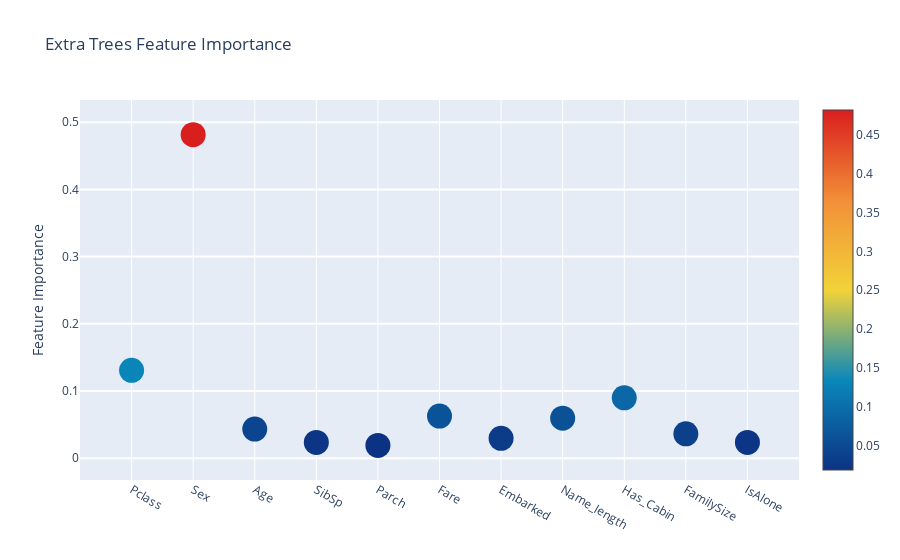

The cell this chart's notebook holds for it:
### Code cell
# Scatter plot 
trace = go.Scatter(
    y = feature_dataframe['Extra Trees  feature importances'].values,
    x = feature_dataframe['features'].values,
    mode='markers',
    marker=dict(
        sizemode = 'diameter',
        sizeref = 1,
        size = 25,
#       size= feature_dataframe['AdaBoost feature importances'].values,
        #color = np.random.randn(500), #set color equal to a variable
        color = feature_dataframe['Extra Trees  feature importances'].values,
        colorscale='Portland',
        showscale=True
    ),
    text = feature_dataframe['features'].values
)
data = [trace]

layout= go.Layout(
    autosize= True,
    title= 'Extra Trees Feature Importance',
    hovermode= 'closest',
#     xaxis= dict(
#         title= 'Pop',
#         ticklen= 5,
#         zeroline= False,
#         gridwidth= 2,
#     ),
    yaxis=dict(
        title= 'Feature Importance',
        ticklen= 5,
        gridwidth= 2
    ),
    showlegend= False
)
fig = go.Figure(data=data, layout=layout)
py.iplot(fig,filename='scatter2010')

### Figure 1 — Plotly figure (JSON) as saved in the notebook; plotly's stock layout.template omitted (floating-point values rounded to 4 significant figures)
{"data": [{"marker": {"color": [0.1308, 0.4815, 0.04339, 0.02358, 0.01914, 0.06273, 0.02957, 0.05966, 0.08984, 0.03632, 0.02347], "colorscale": [[0, "rgb(12,51,131)"], [0.25, "rgb(10,136,186)"], [0.5, "rgb(242,211,56)"], [0.75, "rgb(242,143,56)"], [1, "rgb(217,30,30)"]], "showscale": true, "size": 25, "sizemode": "diameter", "sizeref": 1}, "mode": "markers", "text": ["Pclass", "Sex", "Age", "SibSp", "Parch", "Fare", "Embarked", "Name_length", "Has_Cabin", "FamilySize", "IsAlone"], "type": "scatter", "x": ["Pclass", "Sex", "Age", "SibSp", "Parch", "Fare", "Embarked", "Name_length", "Has_Cabin", "FamilySize", "IsAlone"], "y": [0.1308, 0.4815, 0.04339, 0.02358, 0.01914, 0.06273, 0.02957, 0.05966, 0.08984, 0.03632, 0.02347]}], "layout": {"autosize": true, "hovermode": "closest", "showlegend": false, "title": {"text": "Extra Trees Feature Importance"}, "yaxis": {"gridwidth": 2, "ticklen": 5, "title": {"text": "Feature Importance"}}}}
